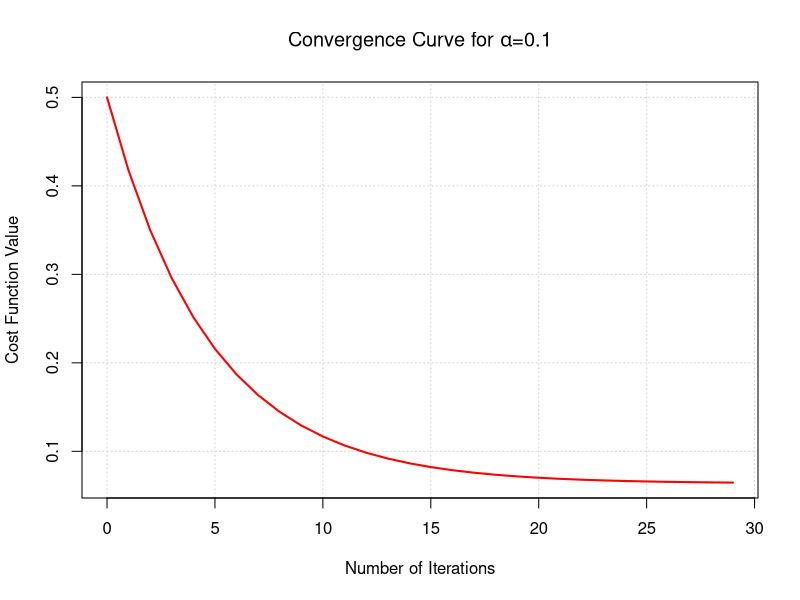

Generate this figure with R:
cost1 = read.table("x01-costFunct-30Iter-0.1.txt")
plot(cost1,type = "l", col="red",lwd=2,
    xlab = "Number of Iterations",
    ylab = "Cost Function Value",
    main = expression(paste("Convergence Curve for ",alpha, "=0.1")),
    panel.first = grid())
